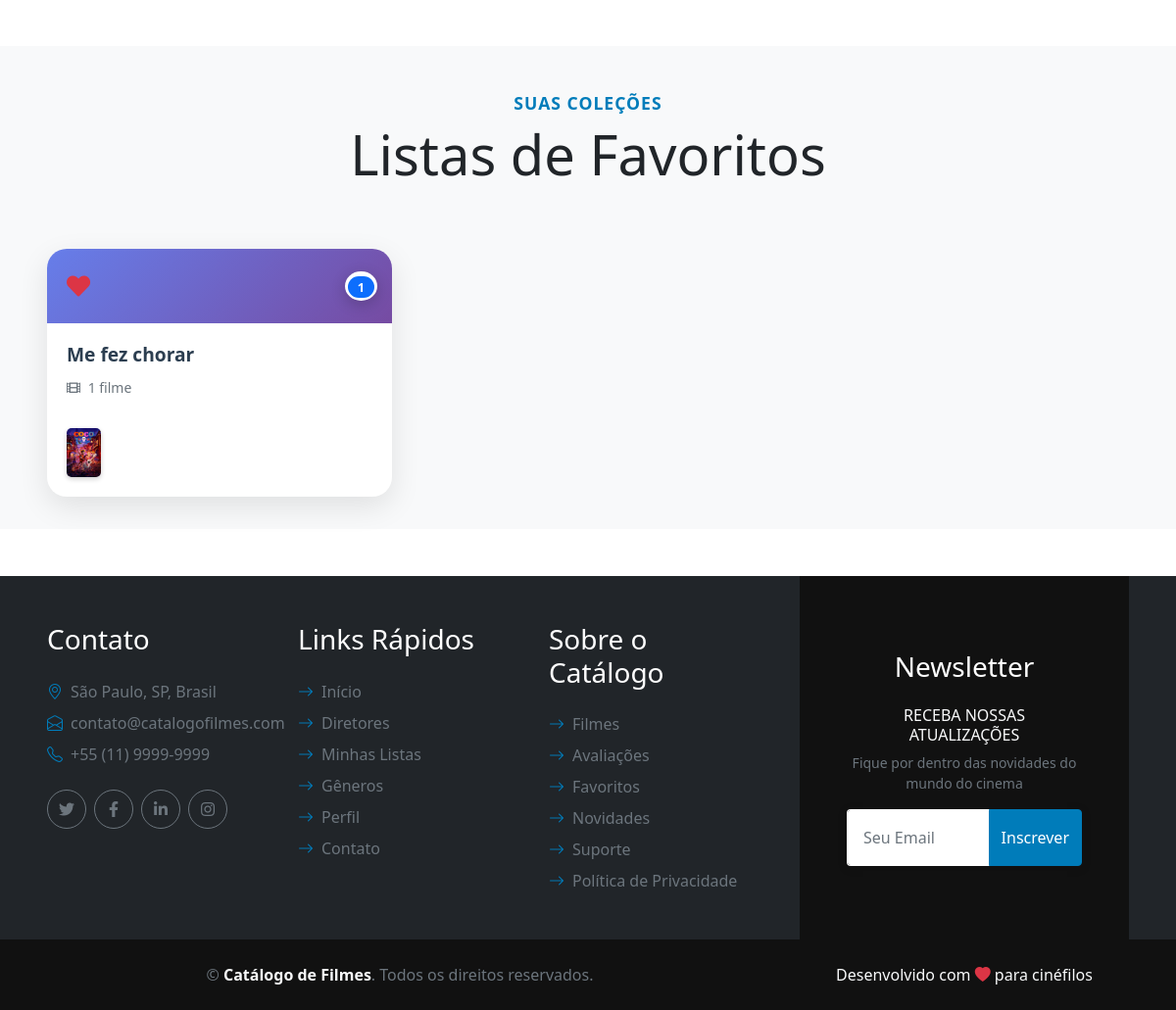
The page /favoritos/ (signed in, lower part) on the database as committed earlier.
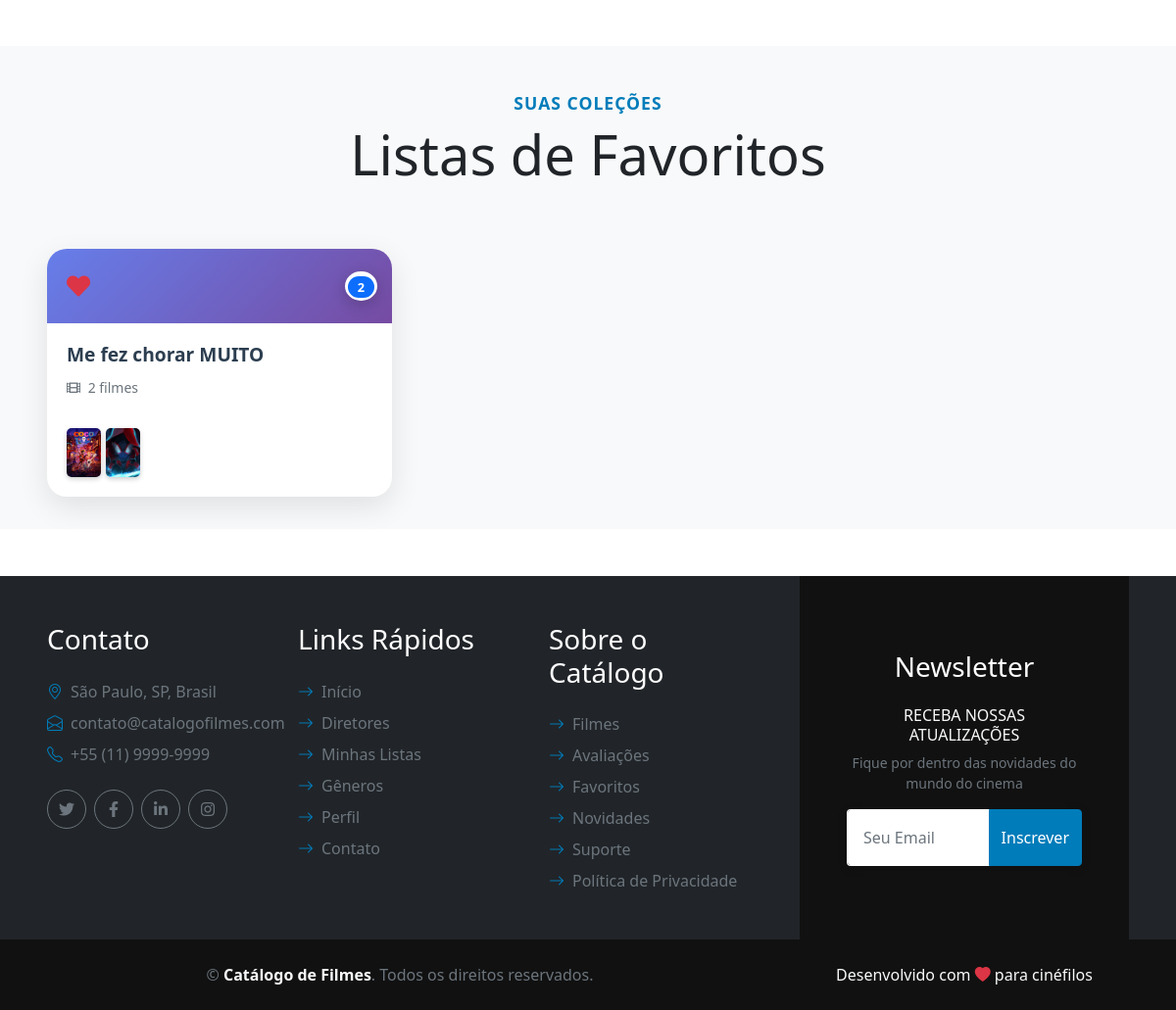
The same page on the database as committed later.
### favoritos/models.py (models this page shows, shortened)
class ListaFavoritos(models.Model):
    nome = models.CharField(max_length=200, help_text="Nome da lista (ex: 'Meus Favoritos', 'Melhores de 2024')")
    usuario = models.ForeignKey(User, on_delete=models.CASCADE)
    filmes = models.ManyToManyField(Filme, blank=True)
    class Meta:
        verbose_name_plural = 'listas de favoritos'
        ordering = ['nome']

### filmes/models.py (models this page shows, shortened)
class Filme(models.Model):
    titulo = models.CharField(max_length=300)
    sinopse = models.TextField()
    ano_publicacao = models.PositiveIntegerField()
    duracao = models.DurationField(help_text="Formato: hh:mm:ss")
    poster = models.ImageField(upload_to='posters/', null=True, blank=True)
    generos = models.ManyToManyField(Genero, related_name='filmes')
    diretores = models.ManyToManyField(Diretor, blank=True)

### favoritos/views.py (the view)
# urls.py: path('', views.minhas_listas, name='minhas_listas'),
@login_required
def minhas_listas(request):
    listas = ListaFavoritos.objects.filter(usuario=request.user).order_by('nome')
    context = {'listas': listas}
    return render(request, 'favoritos/minhas_listas.html', context)

### templates/favoritos/minhas_listas.html (shortened to what this page needs)
{% extends 'base.html' %}
{% block content %}
<div class="container-fluid p-5 bg-light">
    <div class="mb-5 text-center wow fadeIn" data-wow-delay="0.1s">
        <h5 class="section-title">Suas Coleções</h5>
        <h1 class="display-4 mb-0">Listas de Favoritos</h1>
    </div>
    {% if listas %}
        <div class="row g-4">
            {% for lista in listas %}
                <div class="col-lg-4 col-md-6 wow fadeIn" data-wow-delay="0.{{ forloop.counter }}s">
                    <div class="lista-card">
                        <div class="lista-header">
                            <div class="lista-icon">
                                <i class="fas fa-heart text-danger"></i>
                            </div>
                            <div class="lista-count">
                                <span class="badge bg-primary">{{ lista.filmes.count }}</span>
                            </div>
                        </div>
                        <div class="lista-body">
                            <h4 class="lista-title">{{ lista.nome }}</h4>
                            <div class="lista-meta">
                                <small class="text-muted">
                                    <i class="fas fa-film me-1"></i>
                                    {{ lista.filmes.count }} filme{{ lista.filmes.count|pluralize }}
                                </small>
                            </div>
                            {% if lista.filmes.all %}
                                <div class="lista-preview">
                                    {% for filme in lista.filmes.all|slice:":3" %}
                                        {% if filme.poster %}
                                            <img src="{{ filme.poster.url }}" alt="{{ filme.titulo }}" class="preview-poster">
                                        {% else %}
                                            <div class="preview-poster preview-placeholder">
                                                <i class="fas fa-film"></i>
                                            </div>
                                        {% endif %}
                                    {% endfor %}
                                </div>
                            {% endif %}
                        </div>
                    </div>
                </div>
            {% endfor %}
        </div>
    {% endif %}
</div>
{% endblock content %}

### templates/base.html (shortened to what this page needs)
{% load static %}
<!DOCTYPE html>
<html lang="pt-br">
<head>
    <link href="https://cdn.jsdelivr.net/npm/bootstrap@5.0.0/dist/css/bootstrap.min.css" rel="stylesheet">
    <link href="https://cdnjs.cloudflare.com/ajax/libs/font-awesome/5.15.0/css/all.min.css" rel="stylesheet">
    <link href="https://cdn.jsdelivr.net/npm/bootstrap-icons@1.4.1/font/bootstrap-icons.css" rel="stylesheet">
    <link href="https://cdnjs.cloudflare.com/ajax/libs/animate.css/4.1.1/animate.min.css" rel="stylesheet">
    <link href="{% static 'css/footer.css' %}" rel="stylesheet">
</head>
<body>
    {% block content %}
    {% endblock %}
    <div class="container-fluid footer-bg footer-text px-5 mt-5">
        <div class="row gx-5 wow fadeIn" data-wow-delay="0.1s">
            <div class="col-lg-8 col-md-6">
                <div class="row gx-5">
                    <div class="col-lg-4 col-md-12 pt-5 mb-5">
                        <h3 class="footer-title mb-4">Contato</h3>
                        <div class="d-flex mb-2">
                            <i class="bi bi-geo-alt footer-primary me-2"></i>
                            <p class="mb-0">São Paulo, SP, Brasil</p>
                        </div>
                        <div class="d-flex mb-2">
                            <i class="bi bi-envelope-open footer-primary me-2"></i>
                            <p class="mb-0">contato@catalogofilmes.com</p>
                        </div>
                        <div class="d-flex mb-2">
                            <i class="bi bi-telephone footer-primary me-2"></i>
                            <p class="mb-0">+55 (11) 9999-9999</p>
                        </div>
                        <div class="d-flex mt-4 social-links">
                            <a class="btn btn-outline-secondary btn-square rounded-circle me-2" href="#"><i class="fab fa-twitter"></i></a>
                            <a class="btn btn-outline-secondary btn-square rounded-circle me-2" href="#"><i class="fab fa-facebook-f"></i></a>
                            <a class="btn btn-outline-secondary btn-square rounded-circle me-2" href="#"><i class="fab fa-linkedin-in"></i></a>
                            <a class="btn btn-outline-secondary btn-square rounded-circle" href="#"><i class="fab fa-instagram"></i></a>
                        </div>
                    </div>
                    <div class="col-lg-4 col-md-12 pt-0 pt-lg-5 mb-5">
                        <h3 class="footer-title mb-4">Links Rápidos</h3>
                        <div class="d-flex flex-column justify-content-start">
                            <a class="footer-text mb-2" href="{% url 'index' %}"><i class="bi bi-arrow-right footer-primary me-2"></i>Início</a>
                            <a class="footer-text mb-2" href="{% url 'diretores:lista_diretores' %}"><i class="bi bi-arrow-right footer-primary me-2"></i>Diretores</a>
                            <a class="footer-text mb-2" href="{% url 'favoritos:minhas_listas' %}"><i class="bi bi-arrow-right footer-primary me-2"></i>Minhas Listas</a>
                            <a class="footer-text mb-2" href="{% url 'listar_generos' %}"><i class="bi bi-arrow-right footer-primary me-2"></i>Gêneros</a>
                            <a class="footer-text mb-2" href="{% url 'perfil' %}"><i class="bi bi-arrow-right footer-primary me-2"></i>Perfil</a>
                            <a class="footer-text" href="#"><i class="bi bi-arrow-right footer-primary me-2"></i>Contato</a>
                        </div>
                    </div>
                    <div class="col-lg-4 col-md-12 pt-0 pt-lg-5 mb-5">
                        <h3 class="footer-title mb-4">Sobre o Catálogo</h3>
                        <div class="d-flex flex-column justify-content-start">
                            <a class="footer-text mb-2" href="#"><i class="bi bi-arrow-right footer-primary me-2"></i>Filmes</a>
                            <a class="footer-text mb-2" href="#"><i class="bi bi-arrow-right footer-primary me-2"></i>Avaliações</a>
                            <a class="footer-text mb-2" href="#"><i class="bi bi-arrow-right footer-primary me-2"></i>Favoritos</a>
                            <a class="footer-text mb-2" href="#"><i class="bi bi-arrow-right footer-primary me-2"></i>Novidades</a>
                            <a class="footer-text mb-2" href="#"><i class="bi bi-arrow-right footer-primary me-2"></i>Suporte</a>
                            <a class="footer-text" href="#"><i class="bi bi-arrow-right footer-primary me-2"></i>Política de Privacidade</a>
                        </div>
                    </div>
                </div>
            </div>
            <div class="col-lg-4 col-md-6">
                <div class="d-flex flex-column align-items-center justify-content-center text-center h-100 p-5" style="background: #111111;">
                    <h3 class="footer-title mb-4">Newsletter</h3>
                    <h6 class="text-uppercase text-light mb-2">Receba nossas atualizações</h6>
                    <p class="small footer-text">Fique por dentro das novidades do mundo do cinema</p>
                    <form action="" method="post" class="newsletter-form">
                        <div class="input-group">
                            <input type="email" class="form-control border-white p-3" placeholder="Seu Email" required>
                            <button class="btn btn-primary" type="submit">Inscrever</button>
                        </div>
                    </form>
                </div>
            </div>
        </div>
    </div>
    <div class="container-fluid py-4 py-lg-0 px-5" style="background: #111111;">
        <div class="row gx-5">
            <div class="col-lg-8">
                <div class="py-lg-4 text-center">
                    <p class="footer-text mb-0">&copy; <a class="text-light fw-bold" href="#">Catálogo de Filmes</a>. Todos os direitos reservados.</p>
                </div>
            </div>
            <div class="col-lg-4">
                <div class="py-lg-4 text-center">
                    <p class="text-light mb-0">Desenvolvido com <i class="bi bi-heart-fill text-danger"></i> para cinéfilos</p>
                </div>
            </div>
        </div>
    </div>
</body>
</html>

### static/css/footer.css (style rules this page uses)
.section-title { color: #007cba; font-weight: 600; font-size: 1.1rem; text-transform: uppercase; letter-spacing: 1px; }
.wow { visibility: hidden; }
.footer-bg { background-color: #212529; }
.footer-text { color: #6c757d; }
.footer-title { color: #fff; }
.footer-primary { color: #007cba; }
.btn-outline-secondary { border-color: #6c757d; }
.footer-text a { text-decoration: none; transition: color 0.3s ease; }
.footer-bg .wow { animation-duration: 1s; animation-fill-mode: both; }
.fadeIn { animation-name: fadeIn; }
.newsletter-form .input-group { box-shadow: 0 2px 10px rgba(0, 0, 0, 0.1); }
.newsletter-form .form-control { border-right: none; }
.newsletter-form .btn-primary { background-color: #007cba; border-color: #007cba; }
.social-links .btn { width: 40px; height: 40px; display: flex; align-items: center; justify-content: center; transition: all 0.3s ease; }

### templates/favoritos/minhas_listas.html (style rules this page uses)
.lista-card { background: #fff; border-radius: 20px; overflow: hidden; box-shadow: 0 10px 30px rgba(0, 0, 0, 0.1); transition: all 0.3s ease; position: relative; height: 100%; display: flex; flex-direction: column; margin-top: 15px; }
.lista-header { background: linear-gradient(135deg, #667eea 0%, #764ba2 100%); padding: 20px; position: relative; display: flex; align-items: center; justify-content: space-between; }
.lista-icon { font-size: 1.5rem; color: white; }
.lista-count { position: absolute; right: 15px; background: #fff; border-radius: 50%; padding: 3px; box-shadow: 0 4px 15px rgba(0, 0, 0, 0.2); z-index: 10; }
.lista-count .badge { font-size: 0.8rem; padding: 5px 10px; border-radius: 20px; }
.lista-body { padding: 20px; flex-grow: 1; display: flex; flex-direction: column; }
.lista-title { color: #2c3e50; font-weight: 600; margin-bottom: 10px; font-size: 1.2rem; }
.lista-meta { margin-bottom: 15px; }
.lista-preview { display: flex; align-items: center; gap: 5px; margin-top: auto; flex-wrap: wrap; }
.preview-poster { width: 35px; height: 50px; border-radius: 5px; object-fit: cover; box-shadow: 0 2px 5px rgba(0, 0, 0, 0.2); }

Rows that differ between the two databases and show on the page:
changed ListaFavoritos "Me fez…": filmes.count "1" → "2"
added Filme: poster (picture)
